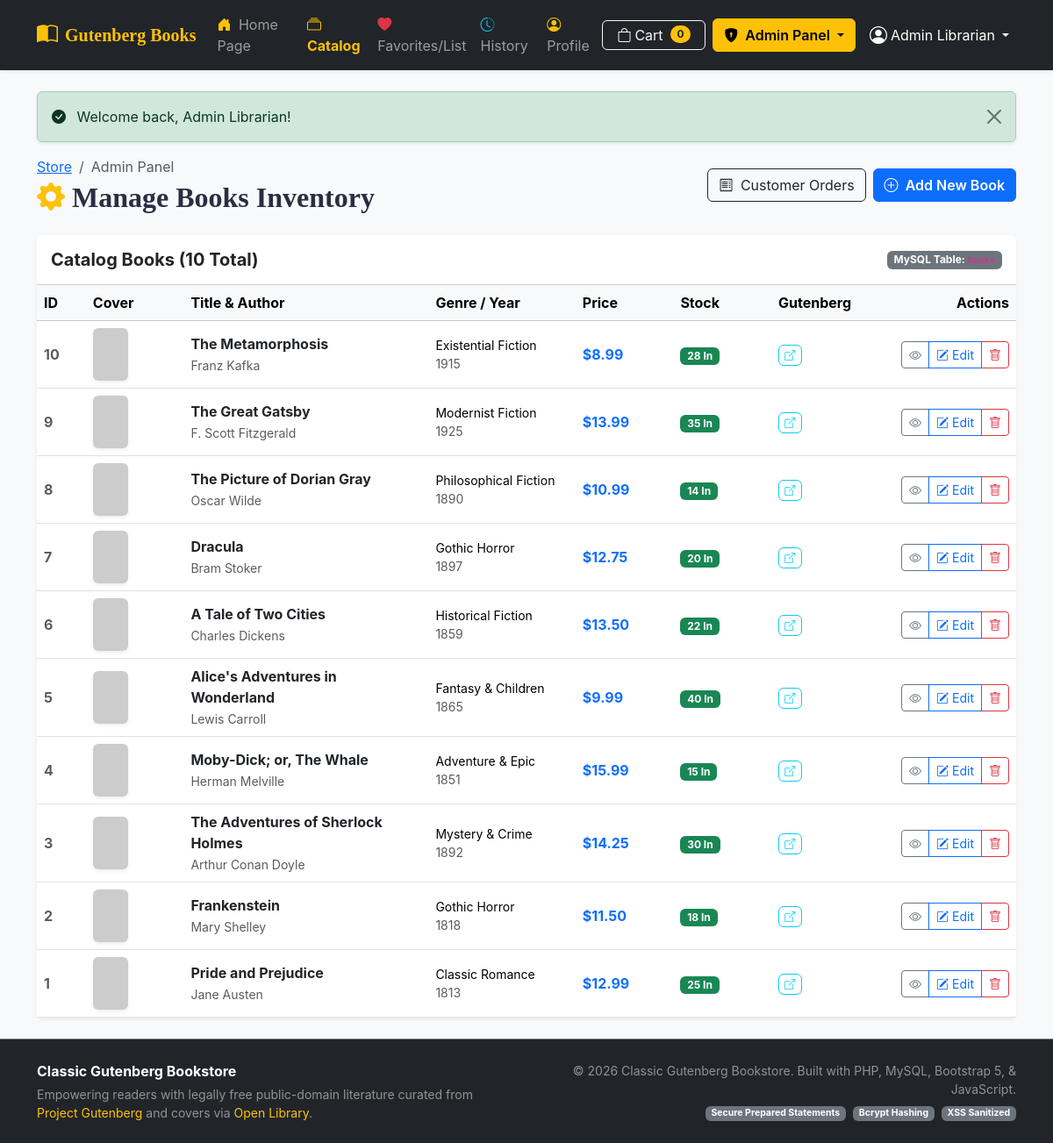
The app's page /admin/books.php (signed in) with its own data.
### tables this page shows
CREATE TABLE `books` (
  `id` INT UNSIGNED AUTO_INCREMENT PRIMARY KEY,
  `title` VARCHAR(255) NOT NULL,
  `author` VARCHAR(150) NOT NULL,
  `description` TEXT NOT NULL,
  `price` DECIMAL(10, 2) NOT NULL DEFAULT 0.00,
  `cover_image` VARCHAR(500) NOT NULL,
  `stock` INT UNSIGNED NOT NULL DEFAULT 10,
  `gutenberg_url` VARCHAR(500) NOT NULL COMMENT 'Link to full free text on Project Gutenberg',
  `isbn` VARCHAR(20) DEFAULT NULL,
  `year` INT DEFAULT NULL,
  `genre` VARCHAR(100) DEFAULT 'Classic Literature',
  `created_at` TIMESTAMP DEFAULT CURRENT_TIMESTAMP,
  `updated_at` TIMESTAMP DEFAULT CURRENT_TIMESTAMP ON UPDATE CURRENT_TIMESTAMP,
  INDEX `idx_books_title` (`title`),
  INDEX `idx_books_author` (`author`),
  INDEX `idx_books_genre` (`genre`)
);

### includes/auth_middleware.php (called while the page is built, shortened)
<?php
function e($string) {
    return htmlspecialchars((string)$string, ENT_QUOTES, 'UTF-8');
}

### admin/books.php (the view, shortened to what this page needs)
<?php
require_once __DIR__ . '/../config/db.php';
require_once __DIR__ . '/../includes/auth_middleware.php';
try {
    $stmt = $pdo->query("SELECT * FROM books ORDER BY id DESC");
    $books = $stmt->fetchAll();
} catch (PDOException $e) {
    $books = [];
    $error = "Error fetching books: " . $e->getMessage();
}
require_once __DIR__ . '/../includes/header.php';
?>
<div class="d-flex justify-content-between align-items-center mb-4 flex-wrap gap-2">
    <div>
        <nav aria-label="breadcrumb">
            <ol class="breadcrumb mb-1">
                <li class="breadcrumb-item"><a href="/php_bookstore/index.php">Store</a></li>
                <li class="breadcrumb-item active">Admin Panel</li>
            </ol>
        </nav>
        <h2 class="fw-bold mb-0"><i class="bi bi-gear-fill text-warning me-2"></i>Manage Books Inventory</h2>
    </div>
    <div class="d-flex gap-2">
        <a href="/php_bookstore/admin/orders.php" class="btn btn-outline-dark">
            <i class="bi bi-receipt me-1"></i> Customer Orders
        </a>
        <a href="/php_bookstore/admin/add_book.php" class="btn btn-primary fw-semibold" id="admin-add-book-btn">
            <i class="bi bi-plus-circle me-1"></i> Add New Book
        </a>
    </div>
</div>
<div class="card border-0 shadow-sm">
    <div class="card-header bg-white py-3 d-flex justify-content-between align-items-center">
        <h5 class="mb-0 fw-bold">Catalog Books (<?= count($books) ?> Total)</h5>
        <span class="badge bg-secondary">MySQL Table: <code>books</code></span>
    </div>
    <div class="card-body p-0">
        <div class="table-responsive">
            <table class="table table-hover align-middle mb-0">
                <thead class="table-light">
                    <tr>
                        <th style="width: 5%;">ID</th>
                        <th style="width: 10%;">Cover</th>
                        <th style="width: 25%;">Title &amp; Author</th>
                        <th style="width: 15%;">Genre / Year</th>
                        <th style="width: 10%;">Price</th>
                        <th style="width: 10%;">Stock</th>
                        <th style="width: 10%;">Gutenberg</th>
                        <th class="text-end" style="width: 15%;">Actions</th>
                    </tr>
                </thead>
                <tbody>
                    <?php foreach ($books as $book): ?>
                        <tr>
                            <td class="fw-bold text-muted"><?= $book['id'] ?></td>
                            <td>
                                <img src="<?= e($book['cover_image']) ?>"
                                     alt="<?= e($book['title']) ?>"
                                     class="rounded shadow-sm"
                                     style="width: 40px; height: 60px; object-fit: cover;"
                                     onerror="this.src='https://placehold.co/80x120/2d3748/ffffff?text=Cover'">
                            </td>
                            <td>
                                <strong class="d-block text-dark"><?= e($book['title']) ?></strong>
                                <span class="text-muted small"><?= e($book['author']) ?></span>
                            </td>
                            <td class="small">
                                <div><?= e($book['genre'] ?? 'Classic') ?></div>
                                <span class="text-muted"><?= e($book['year'] ?? '') ?></span>
                            </td>
                            <td class="fw-bold text-primary">
                                $<?= number_format($book['price'], 2) ?>
                            </td>
                            <td>
                                <?php if ($book['stock'] <= 0): ?>
                                    <span class="badge bg-danger">0 Out</span>
                                <?php elseif ($book['stock'] < 5): ?>
                                    <span class="badge bg-warning text-dark"><?= $book['stock'] ?> Low</span>
                                <?php else: ?>
                                    <span class="badge bg-success"><?= $book['stock'] ?> In</span>
                                <?php endif; ?>
                            </td>
                            <td>
                                <a href="<?= e($book['gutenberg_url']) ?>" target="_blank" class="btn btn-xs btn-outline-info" title="Test Reading Link">
                                    <i class="bi bi-box-arrow-up-right"></i>
                                </a>
                            </td>
                            <td class="text-end">
                                <div class="btn-group btn-group-sm">
                                    <a href="/php_bookstore/book_detail.php?id=<?= $book['id'] ?>" class="btn btn-outline-secondary" title="View Public Page">
                                        <i class="bi bi-eye"></i>
                                    </a>
                                    <a href="/php_bookstore/admin/edit_book.php?id=<?= $book['id'] ?>" class="btn btn-outline-primary" title="Edit Book">
                                        <i class="bi bi-pencil-square"></i> Edit
                                    </a>
                                    <button type="button" class="btn btn-outline-danger" title="Delete Book" onclick="confirmDeleteBook(<?= $book['id'] ?>, '<?= e(addslashes($book['title'])) ?>')">
                                        <i class="bi bi-trash"></i>
                                    </button>
                                </div>
                            </td>
                        </tr>
                    <?php endforeach; ?>
                </tbody>
            </table>
        </div>
    </div>
</div>
<?php require_once __DIR__ . '/../includes/footer.php'; ?>

### assets/css/style.css (style rules this page uses)
:root { --book-cover-height: 280px; }
body { font-family: 'Plus Jakarta Sans', -apple-system, BlinkMacSystemFont, "Segoe UI", Roboto, sans-serif; color: #2b2d42; }
h1, h2, h3, .card-title, .navbar-brand { font-family: 'Playfair Display', Georgia, serif; }
.btn-xs { padding: 0.15rem 0.4rem; font-size: 0.75rem; }

### records on screen
books: id "10", title "The Metamorphosis", author "Franz Kafka", genre "Existential Fiction", year "1915", price "8.99", stock "28"
books: id "9", title "The Great Gatsby", author "F. Scott Fitzgerald", genre "Modernist Fiction", year "1925", price "13.99", stock "35"
books: id "8", title "The Picture of Dorian Gray", author "Oscar Wilde", genre "Philosophical Fiction", year "1890", price "10.99", stock "14"
books: id "7", title "Dracula", author "Bram Stoker", genre "Gothic Horror", year "1897", price "12.75", stock "20"
books: id "6", title "A Tale of Two Cities", author "Charles Dickens", genre "Historical Fiction", year "1859", price "13.50", stock "22"
books: id "5", title "Alice's Adventures in Wonderland", author "Lewis Carroll", genre "Fantasy & Children", year "1865", price "9.99", stock "40"
books: id "4", title "Moby-Dick; or, The Whale", author "Herman Melville", genre "Adventure & Epic", year "1851", price "15.99", stock "15"
books: id "3", title "The Adventures of Sherlock Holmes", author "Arthur Conan Doyle", genre "Mystery & Crime", year "1892", price "14.25", stock "30"
books: id "2", title "Frankenstein", author "Mary Shelley", genre "Gothic Horror", year "1818", price "11.50", stock "18"
books: id "1", title "Pride and Prejudice", author "Jane Austen", genre "Classic Romance", year "1813", price "12.99", stock "25"

### other values on screen
$cart_count "0"
$_SESSION['user_name'] "Admin Librarian"
$_SESSION['flash_success'] "Welcome back, Admin Librarian!"
count($books) "10"
